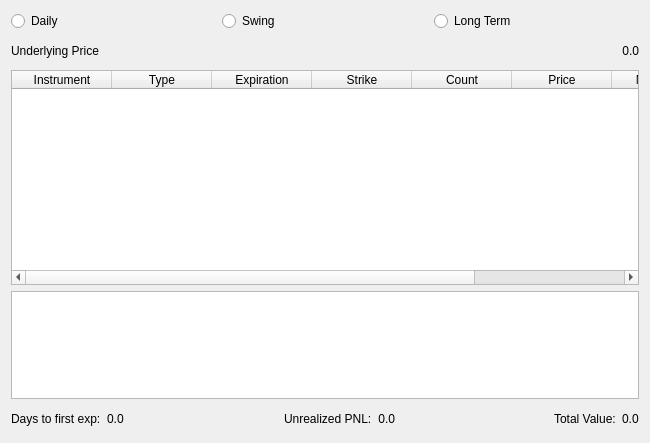
<?xml version="1.0" encoding="UTF-8"?>
<ui version="4.0">
 <class>Form</class>
 <widget class="QWidget" name="Form">
  <property name="geometry">
   <rect>
    <x>0</x>
    <y>0</y>
    <width>650</width>
    <height>443</height>
   </rect>
  </property>
  <property name="windowTitle">
   <string>Form</string>
  </property>
  <layout class="QGridLayout" name="gridLayout">
   <item row="0" column="0">
    <layout class="QVBoxLayout" name="verticalLayout_2" stretch="0,1,8,4,1">
     <item>
      <layout class="QHBoxLayout" name="horizontalLayout_3">
       <item>
        <widget class="QRadioButton" name="radioButton_3">
         <property name="text">
          <string>Daily</string>
         </property>
         <attribute name="buttonGroup">
          <string notr="true">buttonGroup</string>
         </attribute>
        </widget>
       </item>
       <item>
        <widget class="QRadioButton" name="radioButton_2">
         <property name="text">
          <string>Swing</string>
         </property>
         <attribute name="buttonGroup">
          <string notr="true">buttonGroup</string>
         </attribute>
        </widget>
       </item>
       <item>
        <widget class="QRadioButton" name="radioButton">
         <property name="text">
          <string>Long Term</string>
         </property>
         <attribute name="buttonGroup">
          <string notr="true">buttonGroup</string>
         </attribute>
        </widget>
       </item>
      </layout>
     </item>
     <item>
      <layout class="QHBoxLayout" name="horizontalLayout">
       <item>
        <widget class="QLabel" name="label_7">
         <property name="text">
          <string>Underlying Price</string>
         </property>
        </widget>
       </item>
       <item>
        <widget class="QLabel" name="underlying_price_label">
         <property name="text">
          <string>0.0</string>
         </property>
         <property name="alignment">
          <set>Qt::AlignRight|Qt::AlignTrailing|Qt::AlignVCenter</set>
         </property>
        </widget>
       </item>
      </layout>
     </item>
     <item>
      <widget class="QTableWidget" name="options_table">
       <column>
        <property name="text">
         <string>Instrument</string>
        </property>
       </column>
       <column>
        <property name="text">
         <string>Type</string>
        </property>
       </column>
       <column>
        <property name="text">
         <string>Expiration</string>
        </property>
       </column>
       <column>
        <property name="text">
         <string>Strike</string>
        </property>
       </column>
       <column>
        <property name="text">
         <string>Count</string>
        </property>
       </column>
       <column>
        <property name="text">
         <string>Price</string>
        </property>
       </column>
       <column>
        <property name="text">
         <string>Mkt Value</string>
        </property>
       </column>
       <column>
        <property name="text">
         <string>UPNL</string>
        </property>
       </column>
      </widget>
     </item>
     <item>
      <widget class="QTextEdit" name="notes_window"/>
     </item>
     <item>
      <layout class="QHBoxLayout" name="horizontalLayout_2">
       <item>
        <widget class="QLabel" name="label_2">
         <property name="text">
          <string>Days to first exp:</string>
         </property>
        </widget>
       </item>
       <item>
        <widget class="QLabel" name="days_till_label">
         <property name="text">
          <string>0.0</string>
         </property>
        </widget>
       </item>
       <item>
        <spacer name="horizontalSpacer_2">
         <property name="orientation">
          <enum>Qt::Horizontal</enum>
         </property>
         <property name="sizeHint" stdset="0">
          <size>
           <width>40</width>
           <height>20</height>
          </size>
         </property>
        </spacer>
       </item>
       <item>
        <widget class="QLabel" name="label_3">
         <property name="text">
          <string>Unrealized PNL:</string>
         </property>
        </widget>
       </item>
       <item>
        <widget class="QLabel" name="unrealized_pnl_label">
         <property name="text">
          <string>0.0</string>
         </property>
         <property name="alignment">
          <set>Qt::AlignRight|Qt::AlignTrailing|Qt::AlignVCenter</set>
         </property>
        </widget>
       </item>
       <item>
        <spacer name="horizontalSpacer">
         <property name="orientation">
          <enum>Qt::Horizontal</enum>
         </property>
         <property name="sizeHint" stdset="0">
          <size>
           <width>40</width>
           <height>20</height>
          </size>
         </property>
        </spacer>
       </item>
       <item>
        <widget class="QLabel" name="label">
         <property name="text">
          <string>Total Value:</string>
         </property>
        </widget>
       </item>
       <item alignment="Qt::AlignRight">
        <widget class="QLabel" name="total_value_label">
         <property name="text">
          <string>0.0</string>
         </property>
        </widget>
       </item>
      </layout>
     </item>
    </layout>
   </item>
  </layout>
 </widget>
 <resources/>
 <connections/>
 <buttongroups>
  <buttongroup name="buttonGroup"/>
 </buttongroups>
</ui>
